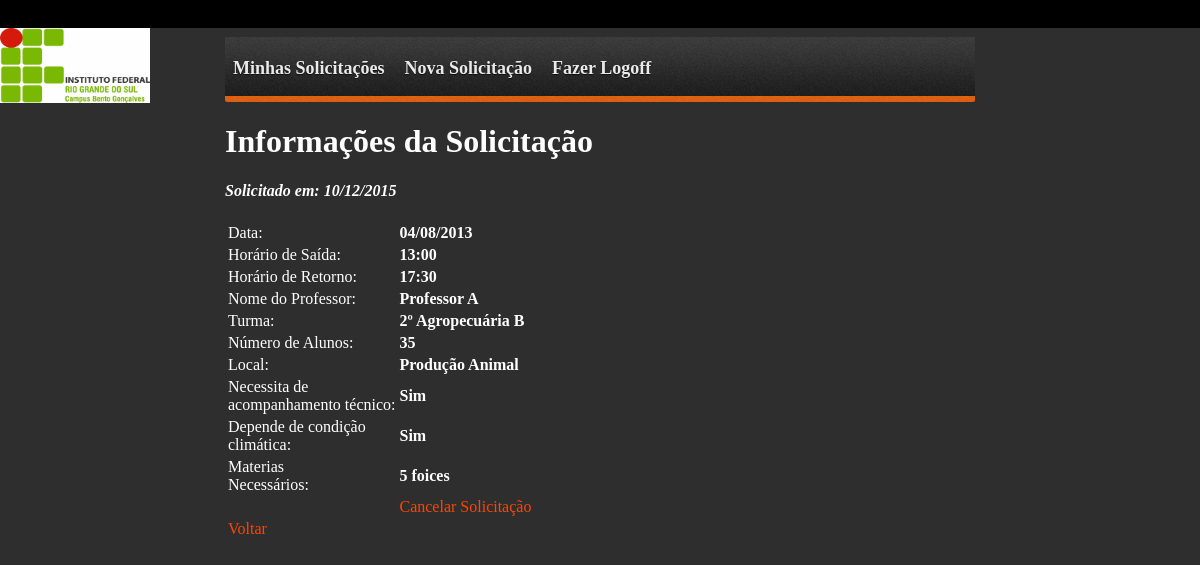
Page /detalhesrequisicao.php?acao=detalhes&id=1 (signed in) on the committed database.
### tables this page shows
CREATE TABLE `solicitacao` (
  `id_solicitacao` int(10) unsigned NOT NULL AUTO_INCREMENT,
  `id_solicitante` int(10) unsigned NOT NULL,
  `id_professor` int(10) unsigned NOT NULL,
  `id_cancelado` int(10) unsigned NOT NULL,
  `dia_solicitacao` datetime DEFAULT NULL,
  `dia_saida` date DEFAULT NULL,
  `hora_saida` time DEFAULT NULL,
  `hora_retorno` time DEFAULT NULL,
  `turma` varchar(200) DEFAULT NULL,
  `num_alunos` tinyint(3) unsigned DEFAULT NULL,
  `fl_vegetal` tinyint(1) DEFAULT NULL,
  `fl_animal` tinyint(1) DEFAULT NULL,
  `fl_mecanizacao` tinyint(1) DEFAULT NULL,
  `fl_tecnico` tinyint(1) DEFAULT NULL,
  `fl_clima` tinyint(1) DEFAULT NULL,
  `material` text,
  `dia_aprovacao` datetime DEFAULT NULL,
  `dia_cancelado` datetime DEFAULT NULL,
  PRIMARY KEY (`id_solicitacao`),
  KEY `solicitacao_FKIndex1` (`id_solicitante`),
  KEY `solicitacao_FKIndex2` (`id_professor`),
  KEY `solicitacao_FKIndex3` (`id_cancelado`)
);

CREATE TABLE `pessoa` (
  `id_pessoa` int(10) unsigned NOT NULL AUTO_INCREMENT,
  `nome` varchar(200) DEFAULT NULL,
  `email` varchar(200) DEFAULT NULL,
  `senha` varchar(50) DEFAULT NULL,
  `dia_deletado` datetime DEFAULT NULL,
  `tipo` enum('Diretor','Coordenador','Professor','Transporte','Animal','Vegetal','Mecanizacao') DEFAULT NULL,
  PRIMARY KEY (`id_pessoa`),
  UNIQUE KEY `pessoa_unica` (`email`)
);

### classes/solicitacao.class.php (called while the page is built, shortened)
<?php
include_once("BD.class.php");
class Solicitacao{
	private $id_solicitacao;
	public function getId_solicitacao(){
		return $this->id_solicitacao;
	}
	public function setId_solicitacao($id_solicitacao){
		$this->id_solicitacao = $id_solicitacao;
	}
	public function selecionar(){
		$bd = new BD();
		return $bd->consultar("select s.*, p.nome from solicitacao s, pessoa p where s.id_professor = p.id_pessoa and id_solicitacao = ".$this->getId_solicitacao()."");
	}
}
?>

### classes/BD.class.php (called while the page is built, shortened)
<?php
class BD {
	private $conexao;
	public function __construct(){
		$this->conexao = mysqli_connect(MYSQL_HOST, MYSQL_USER, MYSQL_PASSWORD, MYSQL_DBNAME);
	}
	public function consultar($select){
		$query = mysqli_query($this->conexao, $select);
		$dados =  array();
		while($retorno = mysqli_fetch_array($query)) {
			$dados[] = $retorno;
		}
		return $dados;
	}
}
?>

### detalhesrequisicao.php (the view, shortened to what this page needs)
<?php
include_once("classes/solicitacao.class.php");
if(isset($_GET["acao"]) && $_GET["acao"] == "detalhes"){
	$s = new Solicitacao();
	$s->setId_solicitacao($_GET["id"]);
	$solicit = $s->selecionar();
}
?>
<html>
	<head>
	</head>
	<link rel="stylesheet" type="text/css" href="estilo.css">
	<body>
		<div id="barra_governo"><div class="barra"><ul>
		   <li><a title="Portal de Estado do Brasil" class="logo" href="http://www.brasil.gov.br/" target="_blank"></a></li>
		   <li><a title="Acesso &agrave; Informa&ccedil;&atilde;o" class="ai" href="http://www.acessoainformacao.gov.br/" target="_blank"></a></li></ul></div>
		</div>
		<a href="http://www.bento.ifrs.edu.br/" target="_blank"><img align="left" src="imagens/logo.jpg" width="150" height="75"></img></a>
		<div class="tela1">
		<div class="tela2">
			<div id='cssmenu'>
			<ul>
			<?php
			if($_SESSION['restrito'] == 1){
				echo "<li><a href='minhassolicitacoes.php'><span>Minhas Solicitações</span></a></li>";
				echo "<li><a href='novasolicitacao.php'><span>Nova Solicitação</span></a></li>";
				echo "<li class='last'><a href='sair.php'><span>Fazer Logoff</span></a></li>";
			} elseif($_SESSION['restrito'] == 4){
				echo "<li><a href='requisicoestransporte.php'><span>Requisições Transporte</span></a></li>";
				echo "<li class='last'><a href='sair.php'><span>Fazer Logoff</span></a></li>";
			} elseif($_SESSION['restrito'] == 5){
				echo "<li><a href='requisicoesanimal.php'><span>Requisições Animal</span></a></li>";
				echo "<li class='last'><a href='sair.php'><span>Fazer Logoff</span></a></li>";
			} elseif($_SESSION['restrito'] == 6){
				echo "<li><a href='requisicoesvegetal.php'><span>Requisições Vegetal</span></a></li>";
				echo "<li class='last'><a href='sair.php'><span>Fazer Logoff</span></a></li>";
			} elseif($_SESSION['restrito'] == 7){
				echo "<li><a href='requisicoesmecanizacao.php'><span>Requisições Mecanização</span></a></li>";
				echo "<li class='last'><a href='sair.php'><span>Fazer Logoff</span></a></li>";
			}
			?>
			</ul>
			</div>
			<h1>Informações da Solicitação</h1>
			<table>
			<?php
			if(is_array($solicit)){
				foreach($solicit as $solic){
					$dia_solicitado = date("d/m/Y", strtotime($solic["dia_solicitacao"]));
					$dia_saida = date("d/m/Y", strtotime($solic["dia_saida"]));
					$hora_saida = date("H:i", strtotime($solic["hora_saida"]));
					$hora_retorno = date("H:i", strtotime($solic["hora_retorno"]));
					echo "<h4><i>Solicitado em: ".$dia_solicitado."</i></h4>";
					echo "<tr><td>Data:</td><td><strong>".$dia_saida."</strong></td></tr>";
					echo "<tr><td>Horário de Saída:</td><td><strong>".$hora_saida."</strong></td></tr>";
					echo "<tr><td>Horário de Retorno:</td><td><strong>".$hora_retorno."</strong></td></tr>";
					echo "<tr><td>Nome do Professor:</td><td><strong>".$solic["nome"]."</strong></td></tr>";
					echo "<tr><td>Turma:</td><td><strong>".$solic["turma"]."</strong></td></tr>";
					echo "<tr><td>Número de Alunos:</td><td><strong>".$solic["num_alunos"]."</strong></td></tr>";
					echo "<tr><td>Local:</td>";
					if($solic["fl_animal"]){
						echo "<td><strong>Produção Animal</strong></td></tr>";
					}
					elseif($solic["fl_vegetal"]){
						echo "<td><strong>Produção Vegetal</strong></td></tr>";
					}
					elseif($solic["fl_mecanizacao"]){
						echo "<td><strong>Mecanização</strong></td></tr>";
					}
					echo "<tr><td>Necessita de<br>acompanhamento técnico:</td>";
					if($solic["fl_tecnico"]){
						echo "<td><strong>Sim</strong></td></tr>";
					}
					else{
						echo "<td><strong>Não</strong></td></tr>";
					}
					echo "<tr><td>Depende de condição<br>climática:</td>";
					if($solic["fl_clima"]){
						echo "<td><strong>Sim</strong></td></tr>";
					}
					else{
						echo "<td><strong>Não</strong></td></tr>";
					}
					echo "<tr><td valign='top'>Materias<br>Necessários:</td><td><strong>".$solic["material"]."</strong></td></tr>";
					if($_SESSION['restrito'] < 4){
						echo "<td></td><td><a href='todassolicitacoes.php?acao=cancela&id=".$solic["id_solicitacao"]."'>Cancelar Solicitação</a></td>";
					}
				}
			}
			echo "<tr><td><a href='javascript:history.back(1);'>Voltar</a></td></tr>";
			?>
			</table>
		</div></div>
	</body>
</html>

### estilo.css (style rules this page uses)
body { font-family:Calibri; font-size:12pt; margin:0; padding:0; background:#2E2E2E; text-align:center; color:white; }
.tela1 { width: 760px; margin:0 auto; text-align:left; }
.tela2 { padding: 5px; }
a:link, a:visited { text-decoration: none; color:orangered; }
#cssmenu, #cssmenu ul, #cssmenu ul li, #cssmenu ul li a { padding: 0; margin: 0; line-height: 1; }
#cssmenu:before, #cssmenu:after, #cssmenu > ul:before, #cssmenu > ul:after { content: ''; display: table; }
#cssmenu:after, #cssmenu > ul:after { clear: both; }
#cssmenu { zoom:1; height: 69px; background: url(imagens/bottom-bg.png) repeat-x center bottom; border-radius: 2px; }
#cssmenu ul { background: url(imagens/nav-bg.png) repeat-x 0px 4px; height: 69px; }
#cssmenu ul li { float: left; list-style: none; }
#cssmenu ul li a { display: block; height: 37px; padding: 22px 8px 0; margin: 4px 2px 0; border-radius: 2px 2px 0 0; text-decoration: none; font-size: 18px; color: white; text-shadow: 0 1px 1px rgba(0, 0, 0, .75); font-weight: bold; opacity: .9; }
#cssmenu ul li:first-child a { margin: 4px 2px 0 0; }
li { list-style:none; }
#barra_governo { width:100%; height:28px; background:black url(http://ifrs.edu.br/pgs_default/cms_zero/site/img/barra_governo_linha.png) repeat-x }
#barra_governo li { float:right; margin-right:25px }
#barra_governo .ai { display:block; width:161px; height:24px; margin-top:4px; background:url(http://ifrs.edu.br/pgs_default/cms_zero/site/img/barra_governo_ai.png) no-repeat }
#barra_governo .logo { display:block; width:108px; height:24px; margin-top:4px; background:url(http://ifrs.edu.br/pgs_default/cms_zero/site/img/barra_governo_logo.png) no-repeat }

### rows in the picture
solicitacao: dia_solicitacao "10/12/2015", dia_saida "04/08/2013", hora_saida "13:00", hora_retorno "17:30", pessoa.nome "Professor A", turma "2º Agropecuária B", num_alunos "35", fl_animal "Produção Animal", fl_tecnico "Sim", fl_clima "Sim", material "5 foices"
